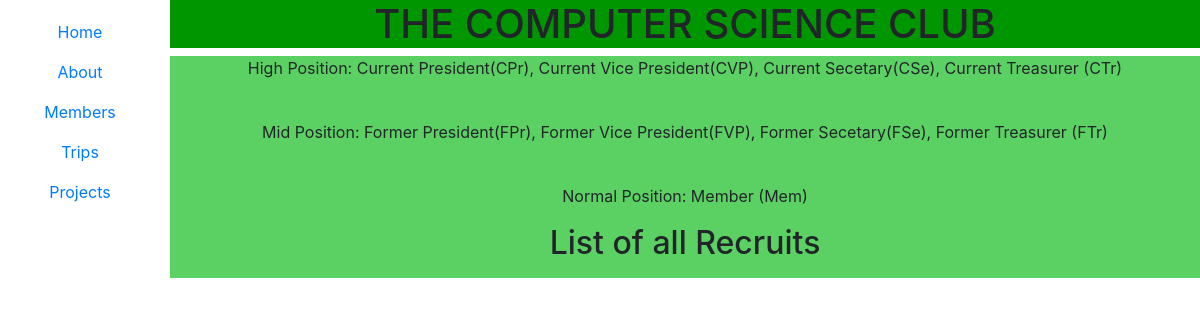
/members/, run on an earlier commit of the app's database.
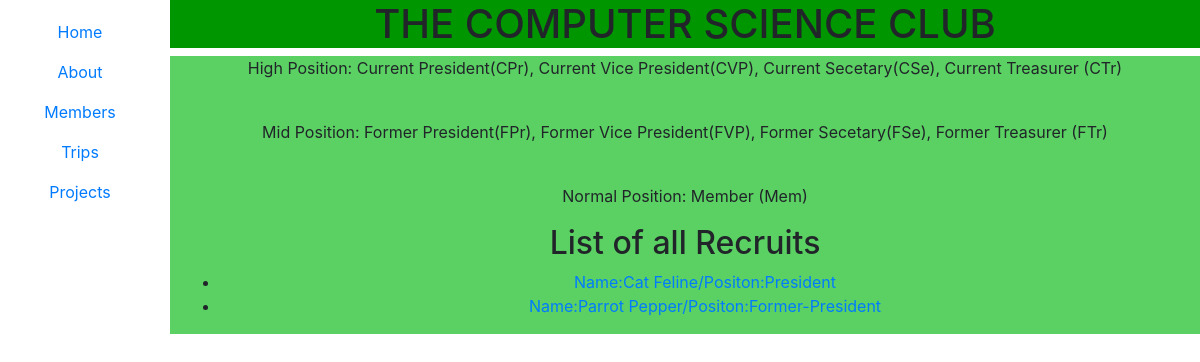
And on a later commit of the database.
### cs_app/models.py (models this page shows)
class Member(models.Model):
    Position_Choices = (
        ('Member','Member'),
        ('Secretary','Secretary'),
        ('Treasurer','Treasurer'),
        ('Vice President','Vice President'),
        ('President','President'),
        ('Former-Secretary','Former-Secretary'),
        ('Former-Treasurer','Former-Treasurer'),
        ('Former-Vice President','Former-Vice President'),
        ('Former-President','Former-President'),
    )
    member_id=models.AutoField(primary_key=True)
    fname=models.CharField(max_length=50)
    lname=models.CharField(max_length=50)
    position=models.CharField(max_length=25,choices=Position_Choices,default='Member',)
    phone=models.IntegerField()
    email=models.CharField(max_length=100)
    image=models.CharField(max_length=255)

### cs_app/views.py (the view)
# urls.py: path('members/', MembersListView.as_view(), name='memberslist'),
class MembersListView(generic.ListView):
	model=Member
	template_name = 'members_list.html'

### cs_app/templates/members_list.html (shortened to what this page needs)
<!DOCTYPE html>
<html>
<head>
  <link href="https://stackpath.bootstrapcdn.com/bootstrap/4.1.3/css/bootstrap.min.css" rel="stylesheet">
</head>
<body>
  <div class="sidemenu" align="center">
    <p><a href="{%url 'home' %}">Home</a></p>
    <p><a href="{%url 'about' %}">About</a></p>
    <p><a href="{%url 'memberslist' %}">Members</a></p>
    <p><a href="{%url 'tripslist' %}">Trips</a></p>
    <p><a href="{%url 'projectlist' %}">Projects</a></p>
  </div>
  <div class="sidemenu" ></div>
  <div class="main_content titles" align="center">
    <h1>THE COMPUTER SCIENCE CLUB</h1>
  </div>
  <div class="main_content bodies" align="center">
    <div class="row">
      <div class="col">
        <p>High Position: Current President(CPr), Current Vice President(CVP), Current Secetary(CSe), Current Treasurer (CTr)</p><br>
        <p>Mid Position: Former President(FPr), Former Vice President(FVP), Former Secetary(FSe), Former Treasurer (FTr)</p><br>
        <p>Normal Position: Member (Mem)</p>
        <h2>List of all Recruits</h2>
        <ul>
        {% for members_obj in object_list %}
          <li><a href="{% url 'members' members_obj.pk %}">
          Name:{{ members_obj.fname }} {{ members_obj.lname }}/Positon:{{ members_obj.position }}</a></li>
        {% endfor %}
      </ul>
      </div>
  </div>
</body>
</html>

What changed in the data, as far as the page shows it:
added Member: fname "Cat", lname "Feline", position "President"
added Member: fname "Parrot", lname "Pepper", position "Former-President"
